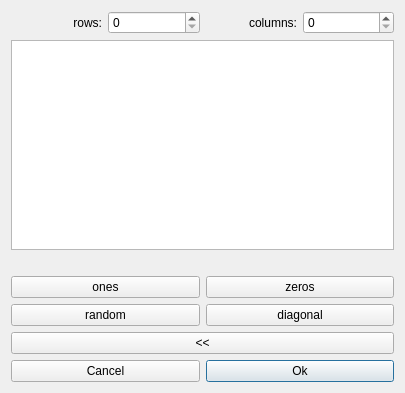
<?xml version="1.0" encoding="UTF-8"?>
<ui version="4.0">
 <class>Matrix_gui</class>
 <widget class="QDialog" name="Matrix_gui">
  <property name="geometry">
   <rect>
    <x>0</x>
    <y>0</y>
    <width>405</width>
    <height>393</height>
   </rect>
  </property>
  <property name="contextMenuPolicy">
   <enum>Qt::DefaultContextMenu</enum>
  </property>
  <property name="windowTitle">
   <string>Matrix</string>
  </property>
  <property name="windowIcon">
   <iconset resource="../mathgraphica.qrc">
    <normaloff>:/images/images/matrix2.png</normaloff>:/images/images/matrix2.png</iconset>
  </property>
  <layout class="QGridLayout" name="gridLayout">
   <item row="0" column="1">
    <widget class="QLabel" name="label_rows">
     <property name="layoutDirection">
      <enum>Qt::LeftToRight</enum>
     </property>
     <property name="text">
      <string>rows:</string>
     </property>
     <property name="alignment">
      <set>Qt::AlignRight|Qt::AlignTrailing|Qt::AlignVCenter</set>
     </property>
    </widget>
   </item>
   <item row="9" column="3" colspan="2">
    <widget class="QPushButton" name="pushButton_ok">
     <property name="text">
      <string>Ok</string>
     </property>
    </widget>
   </item>
   <item row="9" column="1" colspan="2">
    <widget class="QPushButton" name="pushButton_cancel">
     <property name="text">
      <string>Cancel</string>
     </property>
    </widget>
   </item>
   <item row="0" column="2">
    <widget class="QSpinBox" name="spinBox_rows">
     <property name="maximum">
      <number>9999</number>
     </property>
    </widget>
   </item>
   <item row="1" column="1" colspan="4">
    <widget class="QTableWidget" name="tableWidget_matrix">
     <property name="contextMenuPolicy">
      <enum>Qt::CustomContextMenu</enum>
     </property>
     <property name="tabKeyNavigation">
      <bool>false</bool>
     </property>
    </widget>
   </item>
   <item row="8" column="1" colspan="4">
    <widget class="QPushButton" name="pushButton_more_options">
     <property name="text">
      <string>&lt;&lt;</string>
     </property>
    </widget>
   </item>
   <item row="5" column="1" colspan="2">
    <widget class="QPushButton" name="pushButton_ones">
     <property name="sizePolicy">
      <sizepolicy hsizetype="Expanding" vsizetype="Fixed">
       <horstretch>0</horstretch>
       <verstretch>0</verstretch>
      </sizepolicy>
     </property>
     <property name="text">
      <string>ones</string>
     </property>
    </widget>
   </item>
   <item row="6" column="1" colspan="2">
    <widget class="QPushButton" name="pushButton_random">
     <property name="sizePolicy">
      <sizepolicy hsizetype="Expanding" vsizetype="Fixed">
       <horstretch>0</horstretch>
       <verstretch>0</verstretch>
      </sizepolicy>
     </property>
     <property name="text">
      <string>random</string>
     </property>
    </widget>
   </item>
   <item row="0" column="3">
    <widget class="QLabel" name="label_columns">
     <property name="text">
      <string>columns:</string>
     </property>
     <property name="alignment">
      <set>Qt::AlignRight|Qt::AlignTrailing|Qt::AlignVCenter</set>
     </property>
    </widget>
   </item>
   <item row="0" column="4">
    <widget class="QSpinBox" name="spinBox_columns">
     <property name="maximum">
      <number>9999</number>
     </property>
    </widget>
   </item>
   <item row="5" column="3" colspan="2">
    <widget class="QPushButton" name="pushButton_zeros">
     <property name="sizePolicy">
      <sizepolicy hsizetype="Expanding" vsizetype="Fixed">
       <horstretch>0</horstretch>
       <verstretch>0</verstretch>
      </sizepolicy>
     </property>
     <property name="text">
      <string>zeros</string>
     </property>
    </widget>
   </item>
   <item row="6" column="3" colspan="2">
    <widget class="QPushButton" name="pushButton_diagonal">
     <property name="sizePolicy">
      <sizepolicy hsizetype="Expanding" vsizetype="Fixed">
       <horstretch>0</horstretch>
       <verstretch>0</verstretch>
      </sizepolicy>
     </property>
     <property name="text">
      <string>diagonal</string>
     </property>
    </widget>
   </item>
   <item row="2" column="1" colspan="4">
    <widget class="QLabel" name="label_matrixName">
     <property name="text">
      <string/>
     </property>
    </widget>
   </item>
  </layout>
 </widget>
 <tabstops>
  <tabstop>spinBox_rows</tabstop>
  <tabstop>spinBox_columns</tabstop>
  <tabstop>pushButton_ones</tabstop>
  <tabstop>pushButton_zeros</tabstop>
  <tabstop>pushButton_random</tabstop>
  <tabstop>pushButton_diagonal</tabstop>
  <tabstop>pushButton_more_options</tabstop>
  <tabstop>pushButton_ok</tabstop>
  <tabstop>pushButton_cancel</tabstop>
  <tabstop>tableWidget_matrix</tabstop>
 </tabstops>
 <resources>
  <include location="../mathgraphica.qrc"/>
 </resources>
 <connections/>
</ui>
